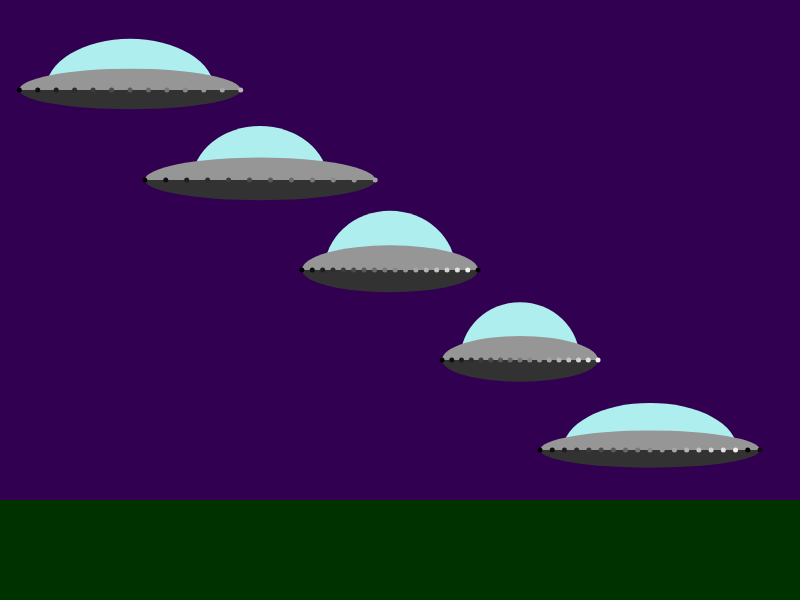
Frame 1 (no input)
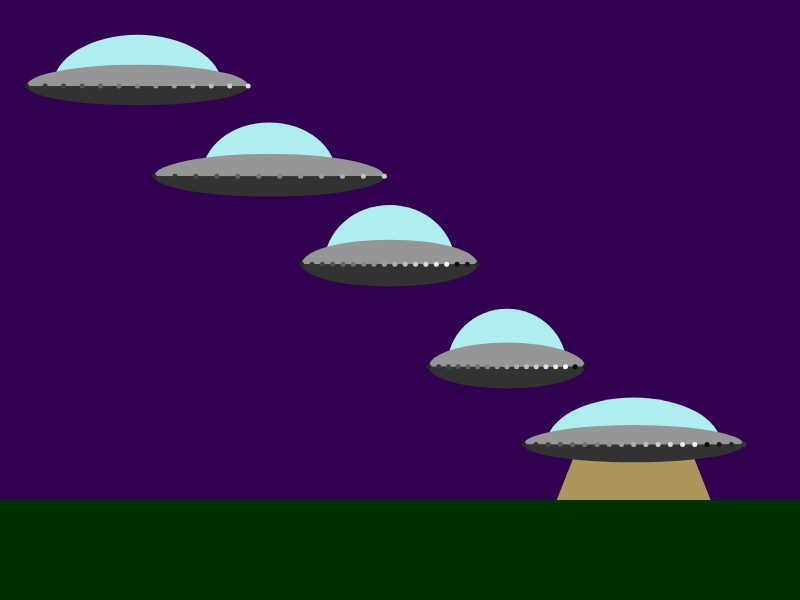
Frame 60 (no input)
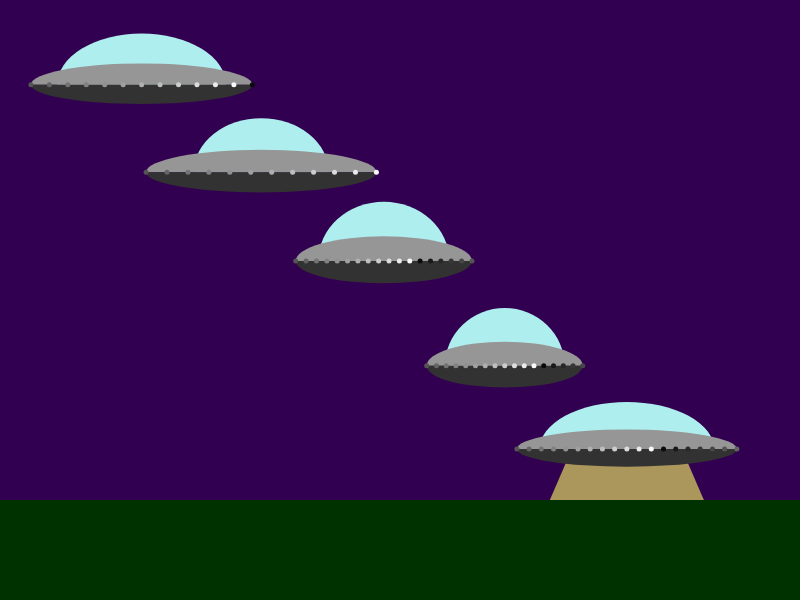
Frame 120 (the mouse pressed at the canvas centre since frame 60)

The p5.js sketch that drew these frames (run headless with seeded random() and noise() and a simulated clock; from frame 60 on, the mouse is pressed at the canvas centre):

// p5.js sketch
// ── sketch.js
//Topic 1.1
//Object orientation revisted
//part one
var flying_saucers;
class Flying_saucer {
  constructor(x, y) {
    this.x = x;
    this.y = y;
    this.width = random(150, 250);
    this.height = random(75, 125);
    this.window_width = random(0.5, 0.85);
    this.window_height = 1.2;
    this.base_height = 0.45;
    this.num_lights = round(random(10, 20));
    this.brightness = [];
    this.brightnessIncValue = 15;
    this.brightnessIncSpeed = 5;
    this.beamOn = false;
    for (let i = 0; i < this.num_lights; i++) {
      this.brightness.push((i * this.brightnessIncValue) % 255);
    }
  }
  draw() {
    if (this.beamOn) {
      this.beam();
    }
    fill(175, 238, 238);
    arc(this.x, this.y, this.width * this.window_width, this.height * this.window_height, PI, TWO_PI);
    fill(150);
    arc(this.x, this.y, this.width, this.height / 2, PI, TWO_PI);
    fill(50);
    arc(this.x, this.y, this.width, this.height * this.base_height, 0, PI);

    var inc = this.width / (this.num_lights - 1);
    for (let i = 0; i < this.num_lights; i++) {
      fill(this.brightness[i]);
      ellipse(this.x - this.width / 2 + inc * i, this.y, 5);
      this.brightness[i] += this.brightnessIncSpeed;
      this.brightness[i] = this.brightness[i] % 255;
    }
  }
  hover() {
    this.x += random(-2, 2);
    this.y += random(-1, 1);
    if (!this.beamOn && random() > 0.99) {
      this.beamOn = true;
    } else if (this.beamOn && random() > 0.95) {
      this.beamOn = false;
    }
  }
  beam() {
    if (random() > 0.05) {
      fill(255, 255, 100, 150);
      beginShape();
      vertex(this.x - this.width * 0.25, this.y);
      vertex(this.x + this.width * 0.25, this.y);
      vertex(this.x + this.width * 0.35, height - 100);
      vertex(this.x - this.width * 0.35, height - 100);
      endShape();
    }
  }
}
function setup() {
  createCanvas(800, 600);
  noStroke();
  flying_saucers = [];
  for (let i = 0; i < 5; i++) {
    flying_saucers.push(new Flying_saucer(130 * (i + 1), 90 * (i + 1)));
  }
}

function draw() {
  background(50, 0, 80);

  //draw the ground
  fill(0, 50, 0);
  rect(0, height - 100, width, 100);

  for (let i = 0; i < flying_saucers.length; i++) {
    flying_saucers[i].draw();
    flying_saucers[i].hover();
  }
}
